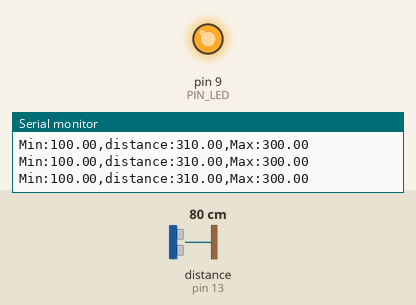
Recording of a sketch running on a simulated Arduino Uno, built with avr-gcc and run on an emulated ATmega328P. Shown: output pins drawn as LEDs (lit = HIGH), the last lines printed to the serial monitor. Wiring (inferred from the names in the program): ultrasonic range finder: trigger pin 12; echo pin 13. The test bench sets the inputs (shaded band); at power-on: distance to the obstacle (sensor on pin 13) 80 cm. The echo pulse lasts 58.3 µs per cm; pins used as bus, display or sensor lines are not drawn.

Above: at 1.2 s.
1.3 s: distance to the obstacle (sensor on pin 13) set to 18 cm
At 3.74 s:
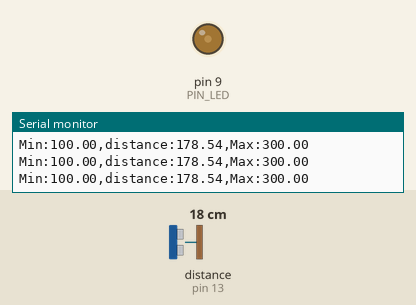
4.3 s: distance to the obstacle (sensor on pin 13) set to 2 cm
Timing chart, 0 to 7.3 s (numbered marks = the images above; inputs shaded):
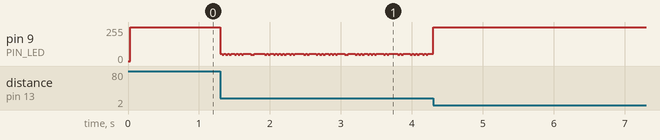

The sketch:

sketch_oct07a.ino
```cpp
// Arduino pin assignment
#define PIN_LED  9
#define PIN_TRIG 12   // sonar sensor TRIGGER
#define PIN_ECHO 13   // sonar sensor ECHO

// configurable parameters
#define SND_VEL 346.0     // sound velocity at 24 celsius degree (unit: m/sec)
#define INTERVAL 25      // sampling interval (unit: msec)
#define PULSE_DURATION 10 // ultra-sound Pulse Duration (unit: usec)
#define _DIST_MIN 100.0   // minimum distance to be measured (unit: mm)
#define _DIST_MAX 300.0   // maximum distance to be measured (unit: mm)
#define DIST_CENTER 200.0
#define TIMEOUT ((INTERVAL / 2) * 1000.0) // maximum echo waiting time (unit: usec)
#define SCALE (0.001 * 0.5 * SND_VEL) // coefficent to convert duration to distance

unsigned long last_sampling_time;   // unit: msec

void setup() {
  // initialize GPIO pins
  pinMode(PIN_LED, OUTPUT);
  pinMode(PIN_TRIG, OUTPUT);  // sonar TRIGGER
  pinMode(PIN_ECHO, INPUT);   // sonar ECHO
  digitalWrite(PIN_TRIG, LOW);  // turn-off Sonar


  // initialize serial port
  Serial.begin(57600);
}

void loop() {
  float distance;

  // wait until next sampling time.
  // millis() returns the number of milliseconds since the program started.
  //    will overflow after 50 days.
  if (millis() < (last_sampling_time + INTERVAL))
    return;

  distance = USS_measure(PIN_TRIG, PIN_ECHO); // read distance

  if ((distance == 0.0) || (distance > _DIST_MAX)) {
      distance = _DIST_MAX + 10.0;    // Set Higher Value
      analogWrite(PIN_LED, 255);       // LED OFF
  } else if (distance < _DIST_MIN) {
      distance = _DIST_MIN - 10.0;    // Set Lower Value
      analogWrite(PIN_LED, 255);       // LED OFF
  } else {    // In desired Range
      int brightness = calculate(distance);
      analogWrite(PIN_LED, 255-brightness);       // LED ON  //거리는 100~300 밝기 0 ~ 255, 128이 가장 밝은
  }

  // output the distance to the serial port
  Serial.print("Min:");        Serial.print(_DIST_MIN);
  Serial.print(",distance:");  Serial.print(distance);
  Serial.print(",Max:");       Serial.print(_DIST_MAX);
  Serial.println("");

  // do something here
  // delay(50); // Assume that it takes 50ms to do something.

  // update last sampling time
  last_sampling_time += INTERVAL;
}

// get a distance reading from USS. return value is in millimeter.
float USS_measure(int TRIG, int ECHO)
{
  digitalWrite(TRIG, HIGH);
  delayMicroseconds(PULSE_DURATION);
  digitalWrite(TRIG, LOW);

  return pulseIn(ECHO, HIGH, TIMEOUT) * SCALE; // unit: mm

  // Pulse duration to distance conversion example (target distance = 17.3m)
  // - pulseIn(ECHO, HIGH, timeout) returns microseconds (음파의 왕복 시간)
  // - 편도 거리 = (pulseIn() / 1,000,000) * SND_VEL / 2 (미터 단위)
  //   mm 단위로 하려면 * 1,000이 필요 ==>  SCALE = 0.001 * 0.5 * SND_VEL
  //
  // - 예, pusseIn()이 100,000 이면 (= 0.1초, 왕복 거리 34.6m)
  //        = 100,000 micro*sec * 0.001 milli/micro * 0.5 * 346 meter/sec
  //        = 100,000 * 0.001 * 0.5 * 346
  //        = 17,300 mm  ==> 17.3m
}

int calculate(float distance)
{
  if(distance <=_DIST_MIN || distance >= _DIST_MAX){
    return 0;
  }
  float range = _DIST_MAX - _DIST_MIN;
  float brightness = 0;

  if(distance < DIST_CENTER)
    brightness = ((distance - _DIST_MIN)/(DIST_CENTER - _DIST_MIN))*255;

  else
    brightness = ((1 - (distance - DIST_CENTER) / (_DIST_MAX - DIST_CENTER)) * 255);

  return(int)brightness;

}
```

Measured:
- after the input at 1.3 s, pin 9 (PIN_LED): 255/255 → 55/255 at once, then moves between 47/255 and 55/255, repeating every 1.3 s
